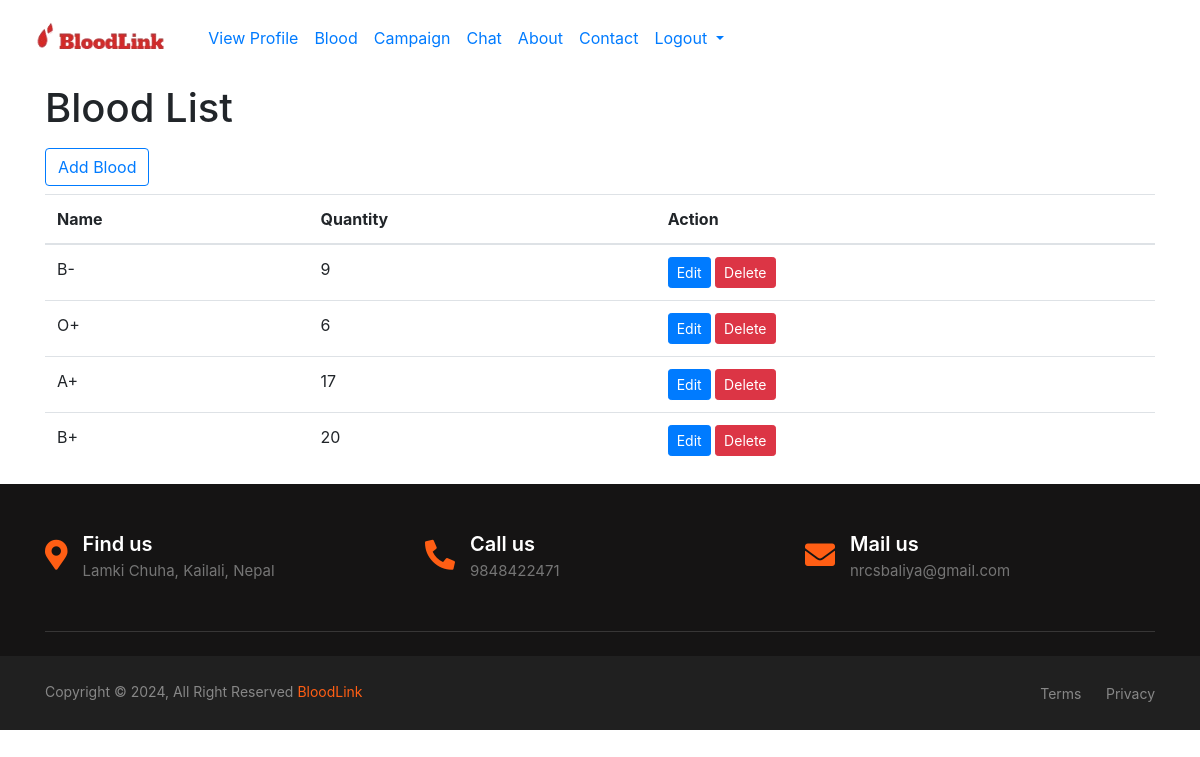
Page /blood/list/ (signed in) on the committed database.
### bloodbank/models.py (models this page shows, shortened)
class Blood(models.Model):
    provider = models.ForeignKey(BloodBank, on_delete=models.CASCADE)
    name =models.CharField(max_length=15)
    qty = models.IntegerField()

### bloodbank/views.py (the view)
# urls.py: path('blood/list/', views.blood_list, name='blood_list'),
def blood_list(request):
    blood = Blood.objects.filter(provider=request.user.bloodbank)
    return render(request, 'blood_list.html', {'blood': blood})

### templates/blood_list.html (shortened to what this page needs)
{% extends 'base.html' %}
{% block body %}
  <h1>Blood List</h1>
  <a class='btn btn-outline-primary my-2 mr-2' href="{% url 'blood_create' %}">Add Blood</a>
  <table class="table">
    <thead>
      <tr>
        <th>Name</th>
        <th>Quantity</th>
        <th>Action</th>
      </tr>
    </thead>
    <tbody>
      {% for blood in blood %}
      <tr>
        <td>{{ blood.name }}</td>
        <td>{{ blood.qty }}</td>
        <td>
          <a href="{% url 'blood_update' blood.pk %}" class="btn btn-sm btn-primary">Edit</a>
          <a href="{% url 'blood_delete' blood.pk %}" class="btn btn-sm btn-danger">Delete</a>
        </td>
      </tr>
      {% endfor %}
    </tbody>
  </table>
{% endblock body %}

### templates/footer.html (style rules this page uses)
:root { --primary-color:#ff5e14; --bg-color:#151414; --light-black:#373636; --light-black-2:#2e2e2e; --light-black-3:#202020; --white-color:#fff; --dark-gray:#757575; --dark-gray-2:#7e7e7e; --dark-gray-3:#878787; --facebook:#3b5998; --twitter:#55acee; --instagram:#e93b81; }

### rows in the picture
Blood: name "B-", qty "9"
Blood: name "O+", qty "6"
Blood: name "A+", qty "17"
Blood: name "B+", qty "20"
